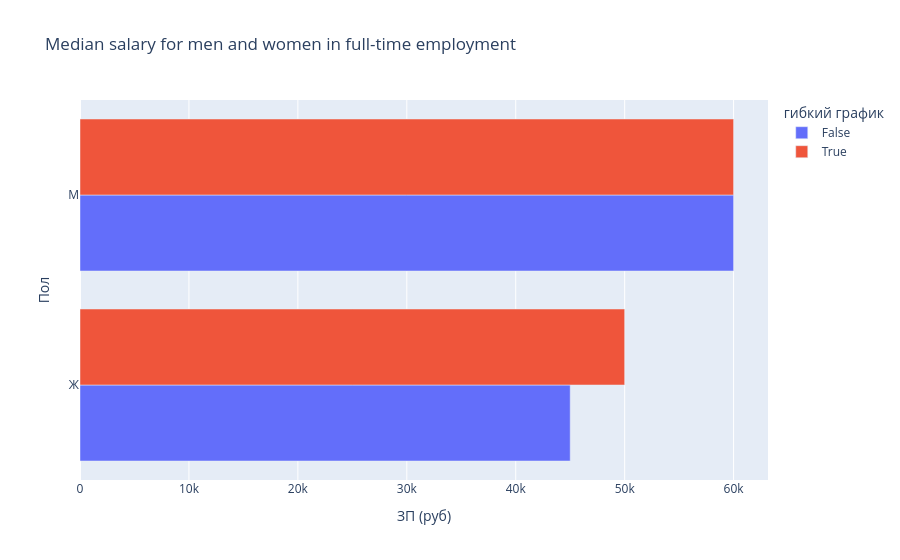

The notebook cell saved with this chart:
### Code cell
gender_table= new_dst.groupby(['Пол', 'гибкий график'], as_index=False)['ЗП (руб)'].median()
fig = px.bar(
    data_frame=gender_table,
    y='Пол',
    x='ЗП (руб)',
    barmode="group",
    color='гибкий график',
    title='Median salary for men and women in full-time employment')
fig.write_html(r'C:\Users\alber\Desktop\EDA_CV_HH\graphs\gender_zp.html')
fig.show()

### Figure 1 — Plotly figure (JSON) as saved in the notebook; plotly's stock layout.template omitted (floating-point values rounded to 4 significant figures)
{"data": [{"alignmentgroup": "True", "hovertemplate": "гибкий график=False<br>ЗП (руб)=%{x}<br>Пол=%{y}<extra></extra>", "legendgroup": "False", "marker": {"color": "#636efa", "pattern": {"shape": ""}}, "name": "False", "offsetgroup": "False", "orientation": "h", "showlegend": true, "textposition": "auto", "type": "bar", "x": [45000.0, 60000.0], "xaxis": "x", "y": ["Ж", "М"], "yaxis": "y"}, {"alignmentgroup": "True", "hovertemplate": "гибкий график=True<br>ЗП (руб)=%{x}<br>Пол=%{y}<extra></extra>", "legendgroup": "True", "marker": {"color": "#EF553B", "pattern": {"shape": ""}}, "name": "True", "offsetgroup": "True", "orientation": "h", "showlegend": true, "textposition": "auto", "type": "bar", "x": [50000.0, 60000.0], "xaxis": "x", "y": ["Ж", "М"], "yaxis": "y"}], "layout": {"barmode": "group", "legend": {"title": {"text": "гибкий график"}, "tracegroupgap": 0}, "title": {"text": "Median salary for men and women in full-time employment"}, "xaxis": {"anchor": "y", "domain": [0, 1], "title": {"text": "ЗП (руб)"}}, "yaxis": {"anchor": "x", "domain": [0, 1], "title": {"text": "Пол"}}}}
